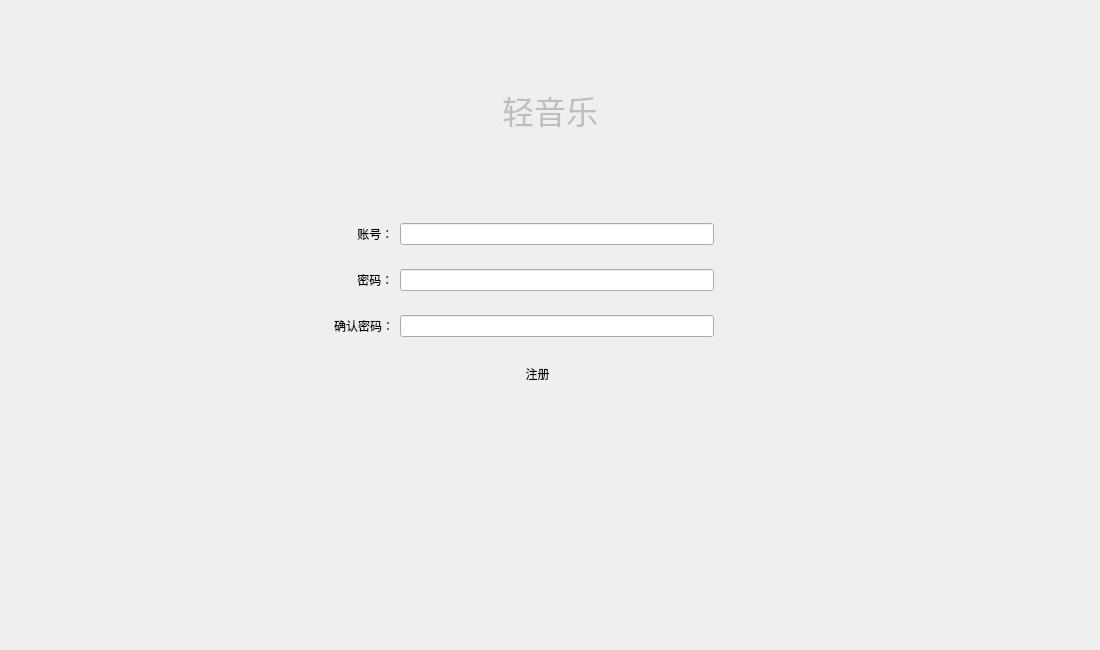
<?xml version="1.0" encoding="UTF-8"?>
<ui version="4.0">
 <class>Enroll</class>
 <widget class="QWidget" name="Enroll">
  <property name="geometry">
   <rect>
    <x>0</x>
    <y>0</y>
    <width>1100</width>
    <height>650</height>
   </rect>
  </property>
  <property name="windowTitle">
   <string>轻音乐</string>
  </property>
  <property name="windowIcon">
   <iconset resource="res.qrc">
    <normaloff>:/Image/Yinyue.png</normaloff>:/Image/Yinyue.png</iconset>
  </property>
  <property name="styleSheet">
   <string notr="true">#Enroll
{
border-image:url(:/Image/Beijing10.png)
}</string>
  </property>
  <property name="locale">
   <locale language="Chinese" country="China"/>
  </property>
  <layout class="QGridLayout" name="gridLayout">
   <item row="0" column="0" rowspan="2" colspan="2">
    <widget class="QWidget" name="widget_6" native="true">
     <layout class="QGridLayout" name="gridLayout_4">
      <item row="0" column="0">
       <spacer name="horizontalSpacer_14">
        <property name="orientation">
         <enum>Qt::Horizontal</enum>
        </property>
        <property name="sizeHint" stdset="0">
         <size>
          <width>40</width>
          <height>20</height>
         </size>
        </property>
       </spacer>
      </item>
      <item row="0" column="1">
       <widget class="QPushButton" name="pushButton_5">
        <property name="enabled">
         <bool>false</bool>
        </property>
        <property name="sizePolicy">
         <sizepolicy hsizetype="Minimum" vsizetype="Minimum">
          <horstretch>0</horstretch>
          <verstretch>0</verstretch>
         </sizepolicy>
        </property>
        <property name="styleSheet">
         <string notr="true">qproperty-icon: url(:/Image/Yinyue.png);
icon-size: 80px 80px;
font-size: 24pt;</string>
        </property>
        <property name="text">
         <string>轻音乐</string>
        </property>
        <property name="flat">
         <bool>true</bool>
        </property>
       </widget>
      </item>
      <item row="0" column="2">
       <spacer name="horizontalSpacer_15">
        <property name="orientation">
         <enum>Qt::Horizontal</enum>
        </property>
        <property name="sizeHint" stdset="0">
         <size>
          <width>40</width>
          <height>20</height>
         </size>
        </property>
       </spacer>
      </item>
     </layout>
    </widget>
   </item>
   <item row="1" column="1">
    <spacer name="verticalSpacer">
     <property name="orientation">
      <enum>Qt::Vertical</enum>
     </property>
     <property name="sizeHint" stdset="0">
      <size>
       <width>20</width>
       <height>40</height>
      </size>
     </property>
    </spacer>
   </item>
   <item row="2" column="0">
    <widget class="QWidget" name="widget" native="true">
     <layout class="QHBoxLayout" name="horizontalLayout">
      <item>
       <spacer name="horizontalSpacer">
        <property name="orientation">
         <enum>Qt::Horizontal</enum>
        </property>
        <property name="sizeHint" stdset="0">
         <size>
          <width>40</width>
          <height>20</height>
         </size>
        </property>
       </spacer>
      </item>
      <item>
       <widget class="QLabel" name="label_Account">
        <property name="text">
         <string>       账号：</string>
        </property>
       </widget>
      </item>
      <item>
       <widget class="QLineEdit" name="lineEdit_Account"/>
      </item>
      <item>
       <spacer name="horizontalSpacer_2">
        <property name="orientation">
         <enum>Qt::Horizontal</enum>
        </property>
        <property name="sizeHint" stdset="0">
         <size>
          <width>40</width>
          <height>20</height>
         </size>
        </property>
       </spacer>
      </item>
      <item>
       <widget class="QPushButton" name="pushButton">
        <property name="maximumSize">
         <size>
          <width>20</width>
          <height>20</height>
         </size>
        </property>
        <property name="text">
         <string/>
        </property>
        <property name="flat">
         <bool>true</bool>
        </property>
       </widget>
      </item>
     </layout>
    </widget>
   </item>
   <item row="3" column="0">
    <widget class="QWidget" name="widget_2" native="true">
     <layout class="QHBoxLayout" name="horizontalLayout_2">
      <item>
       <spacer name="horizontalSpacer_3">
        <property name="orientation">
         <enum>Qt::Horizontal</enum>
        </property>
        <property name="sizeHint" stdset="0">
         <size>
          <width>40</width>
          <height>20</height>
         </size>
        </property>
       </spacer>
      </item>
      <item>
       <widget class="QLabel" name="label_Password">
        <property name="text">
         <string>       密码：</string>
        </property>
       </widget>
      </item>
      <item>
       <widget class="QLineEdit" name="lineEdit_Password">
        <property name="echoMode">
         <enum>QLineEdit::Password</enum>
        </property>
       </widget>
      </item>
      <item>
       <spacer name="horizontalSpacer_4">
        <property name="orientation">
         <enum>Qt::Horizontal</enum>
        </property>
        <property name="sizeHint" stdset="0">
         <size>
          <width>40</width>
          <height>20</height>
         </size>
        </property>
       </spacer>
      </item>
      <item>
       <widget class="QPushButton" name="pushButton_2">
        <property name="maximumSize">
         <size>
          <width>20</width>
          <height>20</height>
         </size>
        </property>
        <property name="text">
         <string/>
        </property>
        <property name="flat">
         <bool>true</bool>
        </property>
       </widget>
      </item>
     </layout>
    </widget>
   </item>
   <item row="4" column="0">
    <widget class="QWidget" name="widget_3" native="true">
     <layout class="QHBoxLayout" name="horizontalLayout_3">
      <item>
       <spacer name="horizontalSpacer_5">
        <property name="orientation">
         <enum>Qt::Horizontal</enum>
        </property>
        <property name="sizeHint" stdset="0">
         <size>
          <width>40</width>
          <height>20</height>
         </size>
        </property>
       </spacer>
      </item>
      <item>
       <widget class="QLabel" name="label_ConfirmPassword">
        <property name="text">
         <string>确认密码：</string>
        </property>
       </widget>
      </item>
      <item>
       <widget class="QLineEdit" name="lineEdit_ConfirmPassword">
        <property name="echoMode">
         <enum>QLineEdit::Password</enum>
        </property>
       </widget>
      </item>
      <item>
       <widget class="QPushButton" name="pushButton_Show">
        <property name="maximumSize">
         <size>
          <width>20</width>
          <height>20</height>
         </size>
        </property>
        <property name="styleSheet">
         <string notr="true">qproperty-icon: url(:/Image/Xiaoyanjingbi.png);
icon-size: 20px 20px;
</string>
        </property>
        <property name="text">
         <string/>
        </property>
        <property name="flat">
         <bool>true</bool>
        </property>
       </widget>
      </item>
      <item>
       <spacer name="horizontalSpacer_6">
        <property name="orientation">
         <enum>Qt::Horizontal</enum>
        </property>
        <property name="sizeHint" stdset="0">
         <size>
          <width>40</width>
          <height>20</height>
         </size>
        </property>
       </spacer>
      </item>
     </layout>
    </widget>
   </item>
   <item row="5" column="0">
    <widget class="QWidget" name="widget_4" native="true">
     <layout class="QHBoxLayout" name="horizontalLayout_4">
      <item>
       <spacer name="horizontalSpacer_8">
        <property name="orientation">
         <enum>Qt::Horizontal</enum>
        </property>
        <property name="sizeHint" stdset="0">
         <size>
          <width>40</width>
          <height>20</height>
         </size>
        </property>
       </spacer>
      </item>
      <item>
       <widget class="QPushButton" name="pushButton_Enroll">
        <property name="styleSheet">
         <string notr="true"/>
        </property>
        <property name="text">
         <string>          注册          </string>
        </property>
        <property name="flat">
         <bool>true</bool>
        </property>
       </widget>
      </item>
      <item>
       <spacer name="horizontalSpacer_9">
        <property name="orientation">
         <enum>Qt::Horizontal</enum>
        </property>
        <property name="sizeHint" stdset="0">
         <size>
          <width>40</width>
          <height>20</height>
         </size>
        </property>
       </spacer>
      </item>
     </layout>
    </widget>
   </item>
   <item row="6" column="1">
    <spacer name="verticalSpacer_2">
     <property name="orientation">
      <enum>Qt::Vertical</enum>
     </property>
     <property name="sizeHint" stdset="0">
      <size>
       <width>20</width>
       <height>40</height>
      </size>
     </property>
    </spacer>
   </item>
   <item row="7" column="0">
    <widget class="QWidget" name="widget_5" native="true">
     <layout class="QHBoxLayout" name="horizontalLayout_5">
      <item>
       <spacer name="horizontalSpacer_7">
        <property name="orientation">
         <enum>Qt::Horizontal</enum>
        </property>
        <property name="sizeHint" stdset="0">
         <size>
          <width>40</width>
          <height>20</height>
         </size>
        </property>
       </spacer>
      </item>
      <item>
       <widget class="QPushButton" name="pushButton_Back">
        <property name="styleSheet">
         <string notr="true">qproperty-icon: url(:/Image/Fanhui.png);
icon-size: 40px 40px;
</string>
        </property>
        <property name="text">
         <string/>
        </property>
        <property name="flat">
         <bool>true</bool>
        </property>
       </widget>
      </item>
     </layout>
    </widget>
   </item>
  </layout>
 </widget>
 <resources>
  <include location="res.qrc"/>
 </resources>
 <connections/>
</ui>
